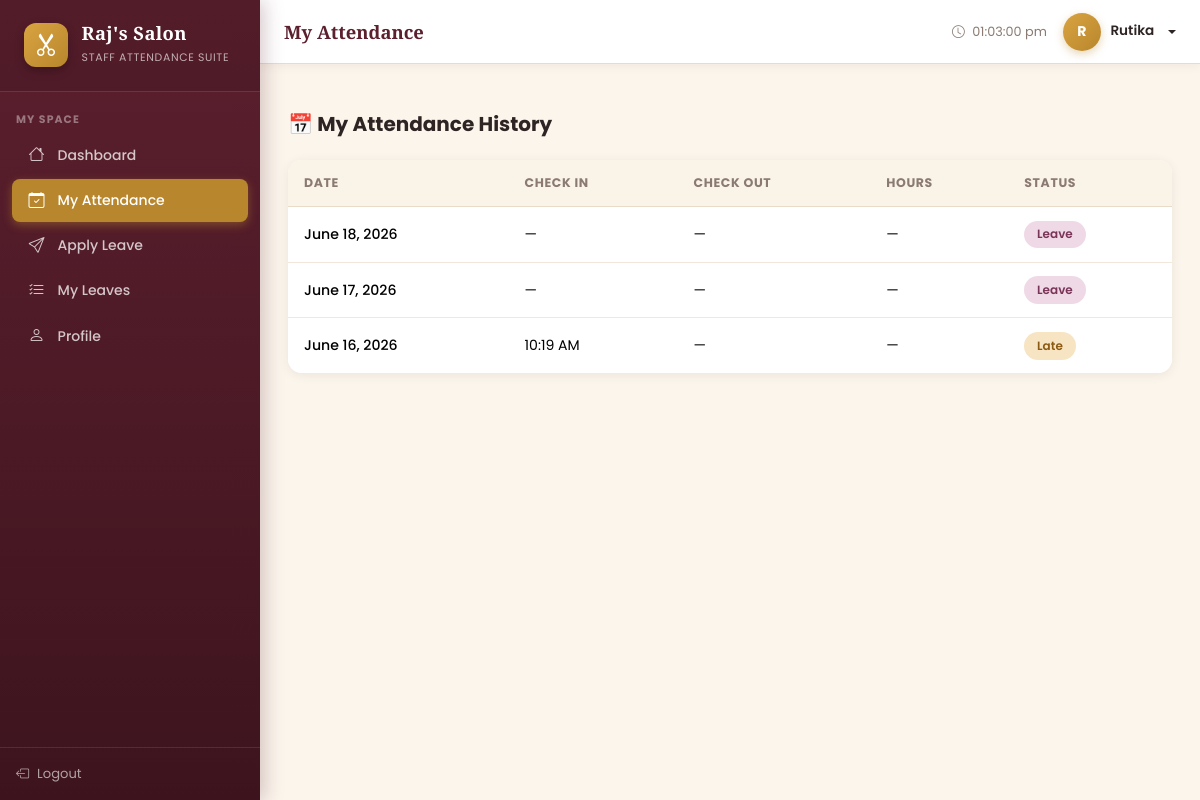
Screenshot of /attendance/ (signed in) with the database file from the repository.
### attendance/models.py (models this page shows, shortened)
class Attendance(models.Model):
    STATUS_CHOICES = [
        ('Present', 'Present'),
        ('Absent', 'Absent'),
        ('Late', 'Late'),
        ('Half Day', 'Half Day'),
        ('Leave', 'Leave'),
    ]
    employee    = models.ForeignKey(Employee, on_delete=models.CASCADE, related_name='attendances')
    date        = models.DateField(default=timezone.now)
    check_in    = models.TimeField(null=True, blank=True)
    check_out   = models.TimeField(null=True, blank=True)
    total_hours = models.DecimalField(max_digits=5, decimal_places=2, default=0)
    status      = models.CharField(max_length=10, choices=STATUS_CHOICES, default='Absent')
    notes       = models.TextField(blank=True)
    class Meta:
        unique_together = ['employee', 'date']
        ordering = ['-date']

### attendance/views.py (the view, shortened to what this page needs)
# urls.py: path('attendance/',          views.attendance_list, name='attendance_list'),
@login_required
def attendance_list(request):
    if not is_admin(request.user):
        try:
            employee  = request.user.employee
            queryset  = Attendance.objects.filter(employee=employee).order_by('-date')
            paginator = Paginator(queryset, 15)
            records   = paginator.get_page(request.GET.get('page'))
            return render(request, 'attendance/my_attendance.html', {'records': records, 'employee': employee})
        except Employee.DoesNotExist:
            return redirect('dashboard')

### attendance/views.py (called while the page is built)
def is_admin(user):
    return user.is_staff or user.is_superuser

### attendance/templates/attendance/my_attendance.html (shortened to what this page needs)
{% extends 'base.html' %}
{% block page_title %}My Attendance{% endblock %}
{% block content %}
<h5 class="fw-bold mb-4">📅 My Attendance History</h5>
<div class="table-card card">
  <div class="card-body p-0">
    <table class="table table-hover mb-0">
      <thead><tr><th>Date</th><th>Check In</th><th>Check Out</th><th>Hours</th><th>Status</th></tr></thead>
      <tbody>
        {% for att in records %}
        <tr>
          <td style="font-weight:500;font-size:.88rem">{{ att.date }}</td>
          <td>{{ att.check_in|time:"h:i A"|default:"—" }}</td>
          <td>{{ att.check_out|time:"h:i A"|default:"—" }}</td>
          <td>{{ att.total_hours|default:"—" }}</td>
          <td><span class="status-badge badge-{{ att.status|lower|cut:' ' }}">{{ att.status }}</span></td>
        </tr>
        {% empty %}
        <tr><td colspan="5" class="text-center text-muted py-5">No attendance records yet.</td></tr>
        {% endfor %}
      </tbody>
    </table>
  </div>
</div>
{% endblock %}

### templates/base.html (shortened to what this page needs)
<!DOCTYPE html>
<html lang="en">
<head>
<link href="https://cdn.jsdelivr.net/npm/bootstrap@5.3.2/dist/css/bootstrap.min.css" rel="stylesheet"/>
<link href="https://cdn.jsdelivr.net/npm/bootstrap-icons@1.11.3/font/bootstrap-icons.css" rel="stylesheet"/>
</head>
<body>
<div class="sidebar" id="sidebar">
  <div class="sidebar-brand">
    <span class="logo"><i class="bi bi-scissors"></i></span>
    <div class="brand-text">
      <h6>Raj's Salon</h6>
      <small>Staff Attendance Suite</small>
    </div>
  </div>
  {% if user.is_authenticated %}
  {% if user.is_staff or user.is_superuser %}
  <div class="sidebar-section mt-2">Main</div>
  <ul class="sidebar-nav">
    <li><a href="{% url 'dashboard' %}" class="{% if request.resolver_match.url_name == 'dashboard' %}active{% endif %}"><i class="bi bi-speedometer2"></i> Dashboard</a></li>
    <li><a href="{% url 'employee_list' %}" class="{% if 'employee' in request.resolver_match.url_name %}active{% endif %}"><i class="bi bi-people"></i> Employees</a></li>
    <li><a href="{% url 'attendance_list' %}" class="{% if 'attendance' in request.resolver_match.url_name %}active{% endif %}"><i class="bi bi-calendar-check"></i> Attendance</a></li>
  </ul>
  <div class="sidebar-section mt-2">Management</div>
  <ul class="sidebar-nav">
    <li><a href="{% url 'leave_list' %}" class="{% if 'leave' in request.resolver_match.url_name %}active{% endif %}"><i class="bi bi-calendar-x"></i> Leave Requests</a></li>
    <li><a href="{% url 'reports' %}" class="{% if request.resolver_match.url_name == 'reports' %}active{% endif %}"><i class="bi bi-bar-chart"></i> Reports</a></li>
    <li><a href="{% url 'holiday_list' %}" class="{% if 'holiday' in request.resolver_match.url_name %}active{% endif %}"><i class="bi bi-sun"></i> Holidays</a></li>
  </ul>
  <div class="sidebar-section mt-2">System</div>
  <ul class="sidebar-nav">
    <li><a href="/admin/" target="_blank"><i class="bi bi-gear"></i> Admin Panel</a></li>
  </ul>
  {% else %}
  <div class="sidebar-section mt-2">My Space</div>
  <ul class="sidebar-nav">
    <li><a href="{% url 'dashboard' %}" class="{% if request.resolver_match.url_name == 'dashboard' %}active{% endif %}"><i class="bi bi-house"></i> Dashboard</a></li>
    <li><a href="{% url 'attendance_list' %}" class="{% if 'attendance' in request.resolver_match.url_name %}active{% endif %}"><i class="bi bi-calendar-check"></i> My Attendance</a></li>
    <li><a href="{% url 'leave_apply' %}" class="{% if request.resolver_match.url_name == 'leave_apply' %}active{% endif %}"><i class="bi bi-send"></i> Apply Leave</a></li>
    <li><a href="{% url 'my_leaves' %}" class="{% if request.resolver_match.url_name == 'my_leaves' %}active{% endif %}"><i class="bi bi-list-check"></i> My Leaves</a></li>
    <li><a href="{% url 'profile' %}" class="{% if request.resolver_match.url_name == 'profile' %}active{% endif %}"><i class="bi bi-person"></i> Profile</a></li>
  </ul>
  {% endif %}
  <div class="sidebar-footer">
    <a href="{% url 'logout' %}"><i class="bi bi-box-arrow-left"></i> Logout</a>
  </div>
  {% endif %}
</div>
{% if user.is_authenticated %}
<div class="topbar">
  <div class="topbar-left">
    <span class="topbar-title">{% block page_title %}Dashboard{% endblock %}</span>
  </div>
  <div class="topbar-right">
    <span style="font-size:.8rem;color:#8A7A72">
      <i class="bi bi-clock me-1"></i>
      <span id="live-time"></span>
    </span>
    <div class="dropdown">
      <div class="topbar-user dropdown-toggle" data-bs-toggle="dropdown">
        <div class="topbar-avatar">{{ user.username|first|upper }}</div>
        <span style="font-size:.85rem;font-weight:600">{{ user.get_full_name|default:user.username }}</span>
      </div>
    </div>
  </div>
</div>
{% endif %}
<div class="{% if user.is_authenticated %}main-wrap{% else %}container-fluid{% endif %}">
  {% block content %}{% endblock %}
</div>
</body>
</html>

### templates/base.html (style rules this page uses)
:root { --primary: #5C1F2E; --primary-l: #7A2C40; --primary-dark: #3D141E; --secondary: #B8862C; --secondary-l: #D9A441; --success: #3F7D52; --danger: #A23B3B; --warning: #D9A441; --bg: #FBF5EC; --surface: #FFFFFF; --text: #2E2424; --muted: #8A7A72; --sidebar-w: 260px; --topbar-h: 64px; --font-display: 'Playfair Display', serif; --font-body: 'Poppins', sans-serif; }
* { box-sizing:border-box; }
body { font-family:var(--font-body); background:var(--bg); color:var(--text); margin:0; }
h1,h2,h3,h4,h5,h6 { font-family:var(--font-body); }
.sidebar { width:var(--sidebar-w); height:100vh; position:fixed; top:0; left:0; background:linear-gradient(180deg,var(--primary) 0%,var(--primary-dark) 100%); overflow-y:auto; z-index:200; display:flex; flex-direction:column; box-shadow:4px 0 18px rgba(92,31,46,.25); }
.sidebar-brand { padding:1.4rem 1.5rem; border-bottom:1px solid rgba(255,255,255,.12); display:flex; align-items:center; gap:.85rem; background:rgba(0,0,0,.1); }
.sidebar-brand .logo { font-size:1.5rem; width:44px; height:44px; flex-shrink:0; background:linear-gradient(135deg,var(--secondary-l),var(--secondary)); border-radius:12px; display:flex; align-items:center; justify-content:center; color:#fff; box-shadow:0 4px 10px rgba(0,0,0,.25); }
.sidebar-brand .brand-text { color:#fff; }
.sidebar-brand .brand-text h6 { font-family:var(--font-display); font-weight:700; font-size:1.15rem; margin:0; letter-spacing:.02em; }
.sidebar-brand .brand-text small { color:rgba(255,255,255,.65); font-size:.68rem; letter-spacing:.06em; text-transform:uppercase; }
.sidebar-section { padding:.75rem 1rem .35rem; color:rgba(255,255,255,.4); font-size:.68rem; font-weight:700; text-transform:uppercase; letter-spacing:.1em; }
.sidebar-nav { list-style:none; padding:0 .75rem; margin:0; }
.sidebar-nav li { margin-bottom:2px; }
.sidebar-nav a { display:flex; align-items:center; gap:.7rem; padding:.6rem .9rem; border-radius:8px; color:rgba(255,255,255,.75); text-decoration:none; font-size:.875rem; font-weight:500; transition:all .2s; }
.sidebar-nav a.active { background:var(--secondary); color:#fff; box-shadow:0 3px 10px rgba(184,134,44,.45); }
.sidebar-nav a i { font-size:1rem; width:20px; text-align:center; }
.sidebar-footer { margin-top:auto; padding:1rem; border-top:1px solid rgba(255,255,255,.1); }
.sidebar-footer a { color:rgba(255,255,255,.6); font-size:.82rem; text-decoration:none; display:flex; align-items:center; gap:.5rem; }
.topbar { height:var(--topbar-h); position:fixed; top:0; left:var(--sidebar-w); right:0; background:var(--surface); border-bottom:1px solid #E8DCC8; z-index:100; display:flex; align-items:center; justify-content:space-between; padding:0 1.5rem; box-shadow:0 2px 10px rgba(92,31,46,.06); }
.topbar-left { display:flex; align-items:center; gap:1rem; }
.topbar-title { font-family:var(--font-display); font-weight:700; font-size:1.15rem; color:var(--primary); }
.topbar-right { display:flex; align-items:center; gap:1rem; }
.topbar-user { display:flex; align-items:center; gap:.6rem; cursor:pointer; }
.topbar-avatar { width:38px; height:38px; border-radius:50%; background:linear-gradient(135deg,var(--secondary-l),var(--secondary)); color:#fff; display:flex; align-items:center; justify-content:center; font-weight:700; font-size:.88rem; box-shadow:0 3px 8px rgba(184,134,44,.35); }
.main-wrap { margin-left:var(--sidebar-w); margin-top:var(--topbar-h); padding:1.75rem; min-height:calc(100vh - var(--topbar-h)); }
.table-card { border:none; border-radius:14px; box-shadow:0 2px 12px rgba(0,0,0,.07); overflow:hidden; }
.table-card .table { margin:0; }
.table-card .table th { background:#FAF3E7; font-size:.78rem; font-weight:700; text-transform:uppercase; letter-spacing:.05em; color:#8A7A72; border-bottom:1px solid #E8DCC8; padding:.85rem 1rem; }
.table-card .table td { padding:.85rem 1rem; vertical-align:middle; font-size:.88rem; border-bottom:1px solid #F1E7DA; }
.table-card .table tr:last-child td { border-bottom:none; }
.badge-late { background:#F7E4C2; color:#8C5A12; }
.badge-leave { background:#EFD9E6; color:#7A3458; }
.status-badge { padding:.3rem .8rem; border-radius:20px; font-size:.75rem; font-weight:600; display:inline-block; }
a { color:var(--secondary); }

### rows the page displays
Attendance: date "June 18, 2026", check_in "—", check_out "—", total_hours "—", status "Leave"
Attendance: date "June 17, 2026", check_in "—", check_out "—", total_hours "—", status "Leave"
Attendance: date "June 16, 2026", check_in "10:19 AM", check_out "—", total_hours "—", status "Late"

### other values shown
{{ user.username|first|upper }} "R"
{{ user.get_full_name|default:user.username }} "Rutika"
